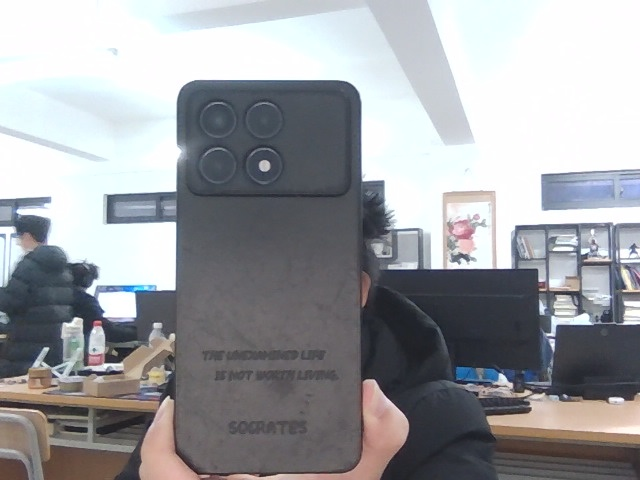
#> input picture opencv/Task1_basic_operates/all.jpg, 640 x 480 px, found by its file name
$ python 3.py
#> lines starting #> are read from the running program, lines starting #| are printed output that depends on the picture
import cv2

all_img = cv2.imread('all.jpg')
#> all_img is the input picture: shape (480, 640, 3); mean B, G, R 160.6, 157, 155.6
phone_img = cv2.imread('phone.jpg')
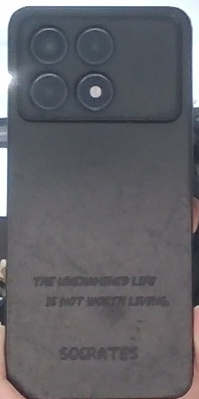
#> input picture opencv/Task1_basic_operates/phone.jpg, 199 x 399 px, found by its file name
#> phone_img is the input picture: shape (399, 199, 3); mean B, G, R 104, 99, 99

height, width = all_img.shape[:2]
#> height = 480; width = 640

resized_phone_img = cv2.resize(phone_img, (width, height))
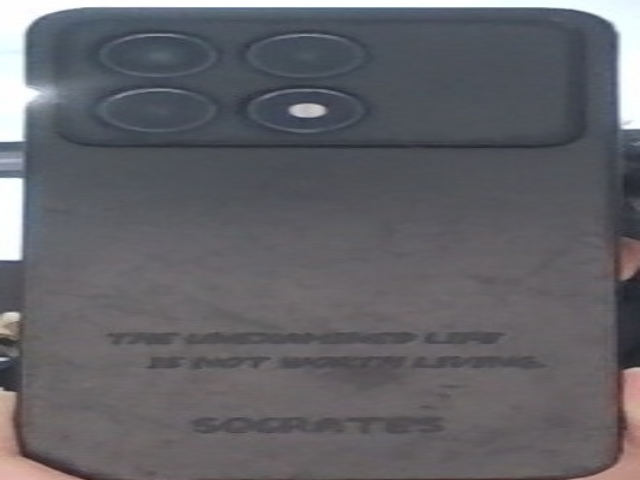
#> resized_phone_img: shape (480, 640, 3); mean B, G, R 103.9, 98.9, 98.9

cv2.imwrite('phone_resized.jpg', resized_phone_img)
